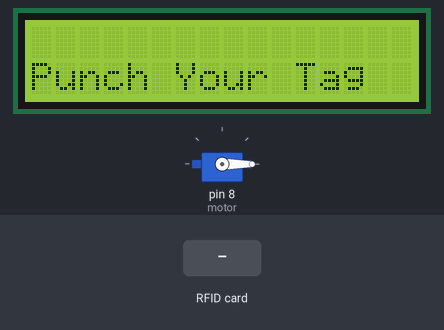
This sketch was run on a simulated Arduino Uno, built with avr-gcc and run on an emulated ATmega328P. Shown: 16×2 character LCD, servo. The test bench sets the inputs (shaded band). What the sketch prints to the serial monitor is not drawn.

Above: at 1.3 s.
1.4 s: RFID card 5E 7A 19 C4 held to the reader
At 2.4 s:
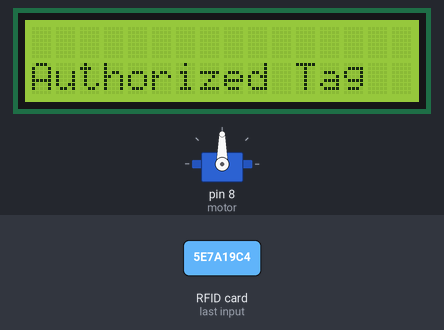
Timing chart, 0 to 4.9 s (numbered marks = the images above; inputs shaded):
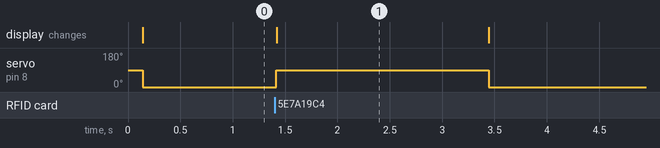

Measured:
- after the input at 1.4 s, servo on pin 8 (motor): 0° → 90° at once, → 0° 2.0 s later; the display: changes at once (image 1)
- what the display in image 1 shows lasts 2.0 s, from 1.4 s to 3.4 s

The sketch:

parking.ino
```cpp
#include <SPI.h>
#include <MFRC522.h>
#include <LiquidCrystal.h>
#include <Servo.h>
Servo motor;
LiquidCrystal lcd(2,3,4,5,6,7);


/*Using Hardware SPI of Arduino */
/*MOSI (11), MISO (12) and SCK (13) are fixed */
/*You can configure SS and RST Pins*/
#define SS_PIN 10  /* Slave Select Pin */
#define RST_PIN 9  /* Reset Pin */

/* Create an instance of MFRC522 */
MFRC522 mfrc522(SS_PIN, RST_PIN);
/* Create an instance of MIFARE_Key */
MFRC522::MIFARE_Key key;

/* Set the block to which we want to write data */
/* Be aware of Sector Trailer Blocks */
int blockNum = 2;
/* Create an array of 16 Bytes and fill it with data */
/* This is the actual data which is going to be written into the card */
byte blockData [16] = {"Electronics-Hub-"};

/* Create another array to read data from Block */
/* Legthn of buffer should be 2 Bytes more than the size of Block (16 Bytes) */
byte bufferLen = 18;
byte readBlockData[18];

MFRC522::StatusCode status;

void setup()
{ lcd.begin(16,2);
motor.attach(8);
  /* Initialize serial communications with the PC */
  Serial.begin(9600);
  /* Initialize SPI bus */
  SPI.begin();
  /* Initialize MFRC522 Module */
  mfrc522.PCD_Init();
  //Serial.println("Scan a MIFARE 1K Tag to write data...");
}

void loop()
{
  /* Prepare the ksy for authentication */
  /* All keys are set to FFFFFFFFFFFFh at chip delivery from the factory */
  for (byte i = 0; i < 6; i++)
  {
    key.keyByte[i] = 0xFF;
  }
  /* Look for new cards */
  /* Reset the loop if no new card is present on RC522 Reader */
  if ( ! mfrc522.PICC_IsNewCardPresent())
  {lcd.setCursor(0,1);
  lcd.print("Punch Your Tag");
  motor.write(0);
    return ;
  }

  /* Select one of the cards */
  if ( ! mfrc522.PICC_ReadCardSerial())
  { lcd.setCursor(0,1);
  lcd.print("Authorized");
    return;
  }
  //Serial.print("\n");
  //Serial.println("**Card Detected**");
  /* Print UID of the Card */
  //Serial.print(F("Card UID:"));
  for (byte i = 0; i < 4; i++)
  {
    //Serial.print(mfrc522.uid.uidByte[i] < 0x10 ? " 0" : " ");


    //Serial.print(mfrc522.uid.uidByte[i]);
    lcd.setCursor(0,1);
    lcd.print("Authorized");
    motor.write(90);
    Serial.print(mfrc522.uid.uidByte[i], HEX);
    //Serial.print("\n");
  }
  delay(2000);
}
```
